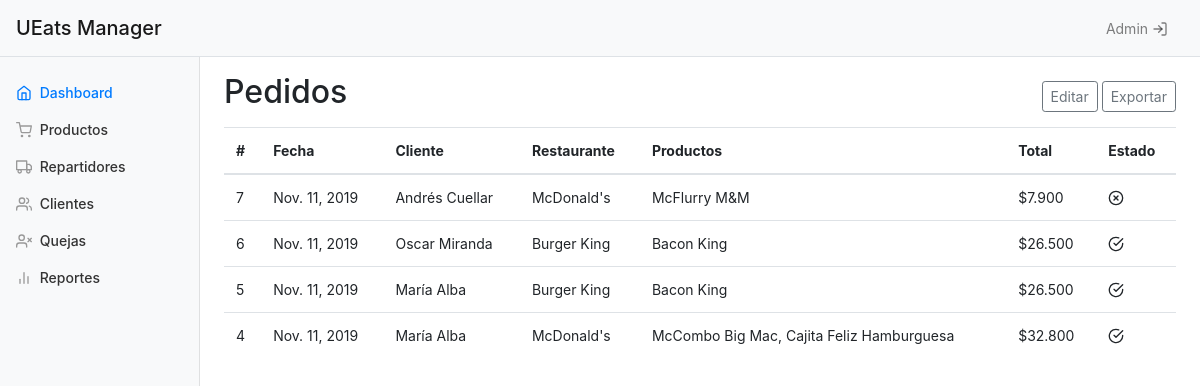
The page / on the database its author committed.
### reportes/models.py (models this page shows, shortened)
class Pedido(models.Model):
    ESTADO = (
        ('ER', 'En repartición'),
        ('EN', 'Entregado'),
        ('CA', 'Cancelado'),
    )
    usuario = models.ForeignKey(Usuario, on_delete=models.CASCADE)
    restaurante = models.ForeignKey(Restaurante, on_delete=models.CASCADE)
    producto = models.ManyToManyField(Producto)
    direccion_envio = models.CharField(max_length=120)
    fecha = models.DateField(auto_now_add=True)
    estado = models.CharField(max_length=2, choices=ESTADO, default='EN')
    def _total(self):
        total = 0
        for prod_id in Pedido.objects.filter(id=self.id).values('producto'):
            producto = Producto.objects.get(id=prod_id['producto'])
            total += producto.precio
        return total
    total = property(_total)

class Usuario(models.Model):
    nombre = models.CharField(max_length=80)
    apellido = models.CharField(max_length=120)
    direccion = models.CharField(max_length=120)
    correo = models.CharField(max_length=120)
    def __str__(self):
        return self.nombre + " " + self.apellido

class Restaurante(models.Model):
    CIUDAD = (
        ('BOG', 'Bogota D.C'),
        ('BGA', 'Bucaramanga'),
        ('MDE', 'Medellín'),
        ('CLO', 'Cali'),
    )
    nombre = models.CharField(max_length=80)
    ciudad = models.CharField(max_length=3, choices=CIUDAD)
    direccion = models.CharField(max_length=120)
    def __str__(self):
        return self.nombre

class Producto(models.Model):
    MENU = (
        ('C', 'Comida'),
        ('B', 'Bebida'),
        ('P', 'Postre'),
    )
    nombre = models.CharField(max_length=80)
    restaurante = models.ForeignKey(Restaurante, on_delete=models.CASCADE)
    tipo = models.CharField(max_length=1, choices=MENU)
    precio = models.DecimalField(max_digits=6, decimal_places=3)
    imagen = models.ImageField(upload_to = 'reportes/static/reportes/img', default = 'https://d1ralsognjng37.cloudfront.net/0a51c720-0283-4c22-87d9-6cd7a484d373.jpeg')
    def __str__(self):
        return self.nombre

### reportes/views.py (the view)
# urls.py: path('', views.index, name='index'),
def index(request):
    pedidos = list(Pedido.objects.all().order_by('-id'))
    context = {'pedidos': pedidos}
    return render(request, 'reportes/index.html', context)

### reportes/templates/reportes/index.html
{% extends 'reportes/base.html' %}
{% block content %}
<div class="d-flex justify-content-between flex-wrap align-items-center mb-2">
        <h2>Pedidos</h2>
        <div>
            <a  href="/admin/reportes/pedido/"><button type="button" class="btn btn-sm btn-outline-secondary">Editar</button></a>
            <a  href="/exportar/pedidos/csv"><button type="button" class="btn btn-sm btn-outline-secondary">Exportar</button></a>
        </div>
</div>
{% if pedidos %}
<table class="table table-hover">
    <thead>
        <tr>
            <th>#</th>
            <th>Fecha</th>
            <th>Cliente</th>
            <th>Restaurante</th>
            <th>Productos</th>
            <th>Total</th>
            <th>Estado</th>
        </tr>
    </thead>
    <tbody>
        {% for pedido in pedidos %}
        <tr>
            <td>{{ pedido.id }}</td>
            <td>{{ pedido.fecha }}</td>
            <td>{{ pedido.usuario }}</td>
            <td>{{ pedido.restaurante }}</td>
            <td>{{ pedido.producto.all|join:", " }}</td>
            <td>${{ pedido.total }}</td>
            <td>{% if pedido.estado == 'ER' %}<span data-feather="clock"></span>
                {% elif pedido.estado == 'EN' %}<span data-feather="check-circle"></span>
                {% elif pedido.estado == 'CA' %}<span data-feather="x-circle"></span>{% endif %}</td>
        </tr>
        {% endfor %}
    </tbody>
</table>
{% else %}
<p>No hay pedidios en la base de datos.</p>
{% endif %}
{% endblock %}

### reportes/templates/reportes/base.html (shortened to what this page needs)
{% load static %}
<!doctype html>
<html lang="en">
<head>
    <link rel="stylesheet" href="https://stackpath.bootstrapcdn.com/bootstrap/4.3.1/css/bootstrap.min.css"
>
    <link rel="stylesheet" href="{% static 'reportes/estilos.css' %}">
</head>
<body>
    <nav class="navbar navbar-light bg-light sticky-top border-bottom">
        <span class="navbar-brand mb-0 h1">UEats Manager</span>
        <ul class="navbar-nav px-3">
                <li class="nav-item">
                  <a class="nav-link" href="/admin">Admin <span data-feather="log-in"></span></a>
                </li>
        </ul>
    </nav>
    <div class="container-fluid">
        <div class="row">
            <nav class="col-md-2 d-none d-md-block bg-light sidebar">
                <div class="sidebar-sticky">
                    <ul class="nav flex-column">
                        <li class="nav-item">
                            <a class="nav-link {% if request.resolver_match.url_name == 'index' %}active{% endif %}" href="{% url 'index' %}">
                                <span data-feather="home"></span>
                                Dashboard <span class="sr-only">(current)</span>
                            </a>
                        </li>
                        <li class="nav-item">
                                <a class="nav-link {% if request.resolver_match.url_name == 'productos' %}active{% endif %}" href="{% url 'productos' %}">
                                    <span data-feather="shopping-cart"></span>
                                    Productos
                                </a>
                        </li>
                        <li class="nav-item">
                                <a class="nav-link {% if request.resolver_match.url_name == 'repartidores' %}active{% endif %}" href="{% url 'repartidores' %}">
                                    <span data-feather="truck"></span>
                                    Repartidores
                                </a>
                        </li>
                        <li class="nav-item">
                            <a class="nav-link {% if request.resolver_match.url_name == 'clientes' %}active{% endif %}" href="{% url 'clientes' %}">
                                <span data-feather="users"></span>
                                Clientes
                            </a>
                        </li>
                        <li class="nav-item">
                            <a class="nav-link {% if request.resolver_match.url_name == 'quejas' %}active{% endif %}" href="quejas">
                                <span data-feather="user-x"></span>
                                Quejas
                            </a>
                        </li>
                        <li class="nav-item">
                            <a class="nav-link {% if request.resolver_match.url_name == 'reportes' %}active{% endif %}" href="reportes">
                                <span data-feather="bar-chart-2"></span>
                                Reportes
                            </a>
                        </li>
                    </ul>
                </div>
            </nav>
            <main role="main" class="col-md-10 ml-sm-auto col-lg-10 px-4">
                {% block content %}
                {% endblock %}
            </main>
        </div>
    </div>
</body>
</html>

### reportes/static/reportes/estilos.css (style rules this page uses)
body { font-size: .875rem; }
.feather { width: 16px; height: 16px; vertical-align: text-bottom; }
.sidebar { position: fixed; top: 0; bottom: 0; left: 0; z-index: 100; padding: 48px 0 0; box-shadow: inset -1px 0 0 rgba(0, 0, 0, .1); }
.sidebar-sticky { position: relative; top: 0; height: calc(100vh - 48px); padding-top: 26px; overflow-x: hidden; overflow-y: auto; }
.sidebar .nav-link { font-weight: 500; color: #333; }
.sidebar .nav-link .feather { margin-right: 4px; color: #999; }
.sidebar .nav-link.active { color: #007bff; }
.sidebar .nav-link:hover .feather, .sidebar .nav-link.active .feather { color: inherit; }
[role="main"] { padding-top: 16px; }
@media (min-width: 768px) { [role="main"] { padding-top: 16px; } }

### rows shown on the page
Pedido: id "7", fecha "Nov. 11, 2019", usuario "Andrés Cuellar", restaurante "McDonald's", producto.all "McFlurry M&M", total "7.900", estado "CA" (drawn)
Pedido: id "6", fecha "Nov. 11, 2019", usuario "Oscar Miranda", restaurante "Burger King", producto.all "Bacon King", total "26.500", estado "EN" (drawn)
Pedido: id "5", fecha "Nov. 11, 2019", usuario "María Alba", restaurante "Burger King", producto.all "Bacon King", total "26.500", estado "EN" (drawn)
Pedido: id "4", fecha "Nov. 11, 2019", usuario "María Alba", restaurante "McDonald's", producto.all "McCombo Big Mac, Cajita Feliz Hamburguesa", total "32.800", estado "EN" (drawn)
